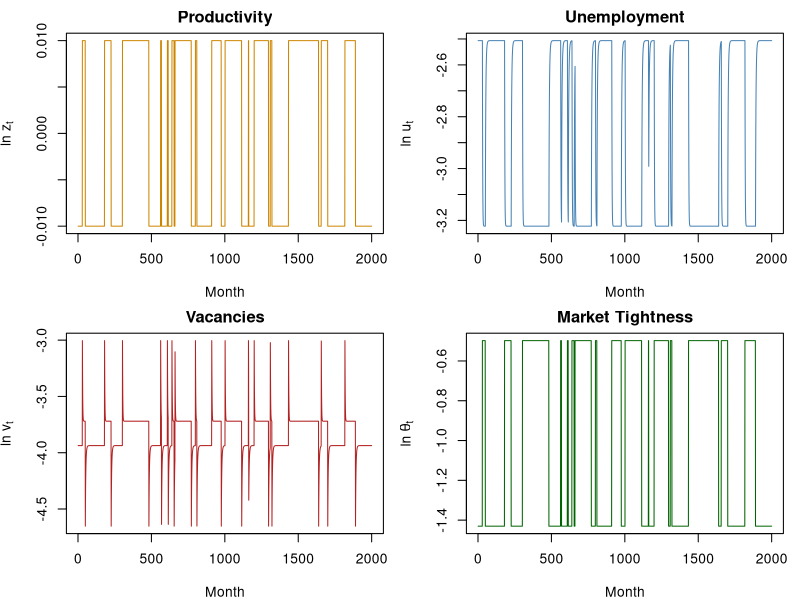

Write R code to recreate this figure.
library(nleqslv)

# ── Parameters ──
beta  <- 0.96^(1/12)
s     <- 0.02
iota  <- 1.6
cc    <- 1.840        # vacancy posting cost (avoid masking base c())
pi_z  <- 0.985         # persistence of Markov chain
z_h   <- exp(0.01)
z_l   <- exp(-0.01)
w_bar <- 0.95

# ── Solve for theta(z_h), theta(z_l), J(z_h), J(z_l) ──
equations <- function(x) {
  th_h <- x[1]; th_l <- x[2]; Jh <- x[3]; Jl <- x[4]
  eq1 <- (cc / beta) * (1 + th_h^iota)^(1/iota) - (pi_z * Jh + (1 - pi_z) * Jl)
  eq2 <- (cc / beta) * (1 + th_l^iota)^(1/iota) - (pi_z * Jl + (1 - pi_z) * Jh)
  eq3 <- Jh - ((z_h - w_bar) + beta * (1 - s) * (pi_z * Jh + (1 - pi_z) * Jl))
  eq4 <- Jl - ((z_l - w_bar) + beta * (1 - s) * (pi_z * Jl + (1 - pi_z) * Jh))
  c(eq1, eq2, eq3, eq4)
}

sol <- nleqslv(c(0.5, 0.3, 10, 8), equations)
theta_h <- sol$x[1]; theta_l <- sol$x[2]

cat(sprintf("theta(z_h) = %.6f\n", theta_h))
cat(sprintf("theta(z_l) = %.6f\n", theta_l))

# ── Matching function helpers ──
# f(theta) = theta / (1 + theta^iota)^(1/iota)
f_theta <- function(theta) {
  theta / (1 + theta^iota)^(1/iota)
}

# ── Simulate ──
set.seed(42)
T_sim   <- 2000
T_burn  <- 1000          # burn-in to remove dependence on initial conditions
T_total <- T_burn + T_sim

# Simulate Markov chain for z: states 1 = z_h, 2 = z_l
z_idx    <- integer(T_total)
z_idx[1] <- 1           # start in high state
for (t in 2:T_total) {
  if (runif(1) < pi_z) {
    z_idx[t] <- z_idx[t - 1]           # stay
  } else {
    z_idx[t] <- 3 - z_idx[t - 1]       # switch
  }
}

# Map z index to theta values
theta_vec <- ifelse(z_idx == 1, theta_h, theta_l)
z_vec     <- ifelse(z_idx == 1, z_h, z_l)

# Unemployment dynamics: u_{t+1} = u_t + s(1-u_t) - f(theta_t)*u_t
u_vec    <- numeric(T_total)
u_vec[1] <- 0.05        # steady-state initial value
for (t in 1:(T_total - 1)) {
  u_vec[t + 1] <- u_vec[t] + s * (1 - u_vec[t]) - f_theta(theta_vec[t]) * u_vec[t]
}

# Vacancies: v_t = theta_t * u_t
v_vec <- theta_vec * u_vec

# ── Drop burn-in ──
idx       <- (T_burn + 1):T_total
log_z     <- log(z_vec[idx])
log_u     <- log(u_vec[idx])
log_v     <- log(v_vec[idx])
log_theta <- log(theta_vec[idx])

# ── Standard deviations ──
cat(sprintf("\nStd dev of log(z_t)     = %.6f\n", sd(log_z)))
cat(sprintf("Std dev of log(u_t)     = %.6f\n", sd(log_u)))
cat(sprintf("Std dev of log(v_t)     = %.6f\n", sd(log_v)))
cat(sprintf("Std dev of log(theta_t) = %.6f\n", sd(log_theta)))

# ── Plot: 4 panels (2x2) ──
tt <- 1:T_sim


figname <- "Q3/Figures/plot_q3_part6_sim.pdf"
pdf(figname, width = 9, height = 7)
par(mfrow = c(2, 2), mar = c(4, 4, 2, 1))

plot(tt, log_z, type = "l", col = "orange3",
     xlab = "Month", ylab = expression(ln~z[t]), main = "Productivity")

plot(tt, log_u, type = "l", col = "steelblue",
     xlab = "Month", ylab = expression(ln~u[t]), main = "Unemployment")

plot(tt, log_v, type = "l", col = "firebrick",
     xlab = "Month", ylab = expression(ln~v[t]), main = "Vacancies")

plot(tt, log_theta, type = "l", col = "darkgreen",
     xlab = "Month", ylab = expression(ln~theta[t]), main = "Market Tightness")

dev.off()
cat("\nPlot saved to Q3/Figures/plot_q3_part6_sim.pdf\n")
